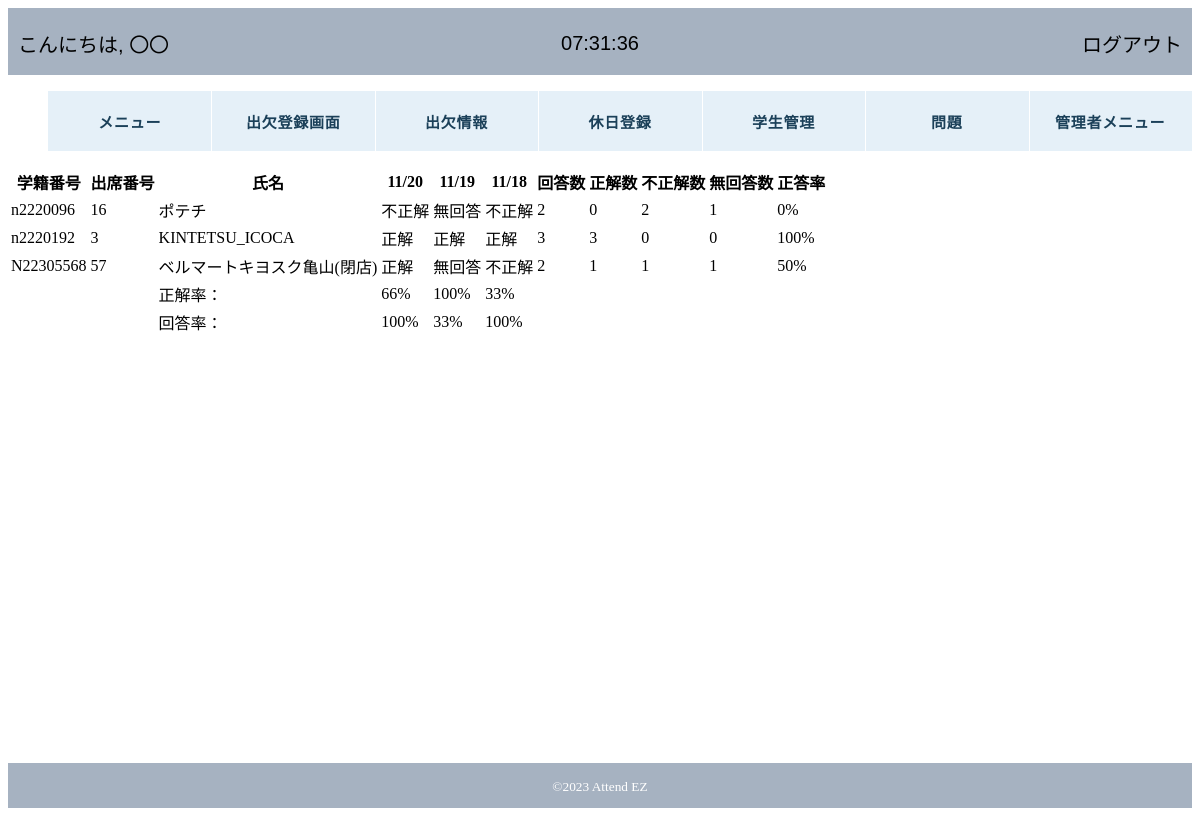
Screenshot of /attendez/response_state.php with the database file from the repository.
### tables this page shows
CREATE TABLE IF NOT EXISTS `students_info` (
  `id` int(11) NOT NULL,
  `IDM` varchar(20) NOT NULL DEFAULT '',
  `student_number` varchar(255) NOT NULL,
  `class` varchar(11) NOT NULL,
  `attendance_number` int(3) NOT NULL,
  `name` varchar(255) NOT NULL,
  `password` varchar(255) NOT NULL
);

CREATE TABLE IF NOT EXISTS `response` (
  `student_number` varchar(11) NOT NULL,
  `day1` varchar(10) DEFAULT NULL,
  `day2` varchar(10) DEFAULT NULL,
  `day3` varchar(10) DEFAULT NULL,
  `day4` varchar(10) DEFAULT NULL,
  `day5` varchar(10) DEFAULT NULL,
  `day6` varchar(10) DEFAULT NULL,
  `day7` varchar(10) DEFAULT NULL,
  `day8` varchar(10) DEFAULT NULL,
  `day9` varchar(10) DEFAULT NULL,
  `day10` varchar(10) DEFAULT NULL,
  `day11` varchar(10) DEFAULT NULL,
  `day12` varchar(10) DEFAULT NULL,
  `day13` varchar(10) DEFAULT NULL,
  `day14` varchar(10) DEFAULT NULL,
  `day15` varchar(10) DEFAULT NULL,
  `day16` varchar(10) DEFAULT NULL,
  `day17` varchar(10) DEFAULT NULL,
  `day18` varchar(10) DEFAULT NULL,
  `day19` varchar(10) DEFAULT NULL,
  `day20` varchar(10) DEFAULT NULL,
  `day21` varchar(10) DEFAULT NULL,
  `day22` varchar(10) DEFAULT NULL,
  `day23` varchar(10) DEFAULT NULL,
  `day24` varchar(10) DEFAULT NULL,
  `day25` varchar(10) DEFAULT NULL,
  `day26` varchar(10) DEFAULT NULL,
  `day27` varchar(10) DEFAULT NULL,
  `day28` varchar(10) DEFAULT NULL,
  `day29` varchar(10) DEFAULT NULL,
  `day30` varchar(10) DEFAULT NULL
);

### attendez/response_state.php (the view, shortened to what this page needs)
<?php require 'header.php'; ?>
<?php
$today='day' . date('d');
$yesterday='day' . date('d',strtotime('-1 day'));
$before='day' . date('d', strtotime('-2 day'));
$todayanswer=0;
$yesterdayanswer=0;
$beforeanswer=0;
$todaycorrect=0;
$yesterdaycorrect=0;
$beforecorrect=0;
$students=0;
echo '<table>';
echo '<tr>';
echo '<th>学籍番号</th><th>出席番号</th><th>氏名</th><th>';
echo date('m/d');
echo '</th><th>';
echo date('m/d', strtotime('-1 day'));
echo '</th><th>';
echo date('m/d', strtotime('-2 day'));
echo '</th><th>回答数</th><th>正解数</th><th>不正解数</th><th>無回答数</th><th>正答率</th>';
echo '</tr>';
$pdo=new PDO('mysql:host=localhost;dbname=2023_attendez;charset=utf8', 'root','');
$sql=$pdo->query('select * from students_info inner join response
                on students_info.student_number = response.student_number');
foreach ($sql as $row) {
    $answer=0;
    $correct=0;
    $id=$row['student_number'];
    echo '<tr>';
    echo '<td>', $id, '</td>';
    echo '<td>', $row['attendance_number'], '</td>';
    echo '<td>', $row['name'], '</td>';
    echo '<td>', $row[$today], '</td>';
    if ($row[$today] != "無回答") {
        if ($row[$today] == "正解") {
            $correct+=1;
            $todaycorrect+=1;
        }
        $answer+=1;
        $todayanswer+=1;
    }
    echo '<td>', $row[$yesterday], '</td>';
    if ($row[$yesterday] != "無回答") {
        if ($row[$yesterday] == "正解") {
            $correct+=1;
            $yesterdaycorrect+=1;
        }
        $answer+=1;
        $yesterdayanswer+=1;
    }
    echo '<td>', $row[$before], '</td>';
    if ($row[$before] != "無回答") {
        if ($row[$before] == "正解") {
            $correct+=1;
            $beforecorrect+=1;
        }
        $answer+=1;
        $beforeanswer+=1;
    }
    $noanswer=3-$answer;
    $incorrect=$answer-$correct;
    $rate=$correct/$answer*100;
    echo '<td>', $answer, '</td>';
    echo '<td>', $correct, '</td>';
    echo '<td>', $incorrect, '</td>';
    echo '<td>', $noanswer, '</td>';
    echo '<td>', floor($rate), '%</td>';
    echo '</tr>';
    $students+=1;
}
echo '<tr>';
echo '<td></td><td></td>';
echo '<td>正解率：</td>';
if ($todayanswer != 0) {
    echo '<td>', floor($todaycorrect/$todayanswer*100), '%</td>';
} else {
    echo '<td>0%</td>';
}
if ($yesterdayanswer != 0) {
    echo '<td>', floor($yesterdaycorrect/$yesterdayanswer*100), '%</td>';
} else {
    echo '<td>0%</td>';
}
if ($beforeanswer != 0) {
    echo '<td>', floor($beforecorrect/$beforeanswer*100), '%</td>';
} else {
    echo '<td>0%</td>';
}
echo '<tr>';
echo '<td></td><td></td>';
echo '<td>回答率：</td>';
echo '<td>', floor($todayanswer/$students*100), '%</td>';
echo '<td>', floor($yesterdayanswer/$students*100), '%</td>';
echo '<td>', floor($beforeanswer/$students*100), '%</td>';
echo '</table>';
?>
<?php require 'footer.php'; ?>

### rows the page displays
students_info: response.student_number "n2220096", attendance_number "16", name "ポテチ", response.day20 "不正解", response.day19 "無回答", response.day18 "不正解", answer "2", correct "0", incorrect "2", noanswer "1", rate "0"
students_info: response.student_number "n2220192", attendance_number "3", name "KINTETSU_ICOCA", response.day20 "正解", response.day19 "正解", response.day18 "正解", answer "3", correct "3", incorrect "0", noanswer "0", rate "100"
students_info: response.student_number "N22305568", attendance_number "57", name "ベルマートキヨスク亀山(閉店)", response.day20 "正解", response.day19 "無回答", response.day18 "不正解", answer "2", correct "1", incorrect "1", noanswer "1", rate "50"

### other values shown
floor($todaycorrect/$todayanswer*100) "66"
floor($yesterdaycorrect/$yesterdayanswer*100) "100"
floor($beforecorrect/$beforeanswer*100) "33"
floor($todayanswer/$students*100) "100"
floor($yesterdayanswer/$students*100) "33"
floor($beforeanswer/$students*100) "100"
